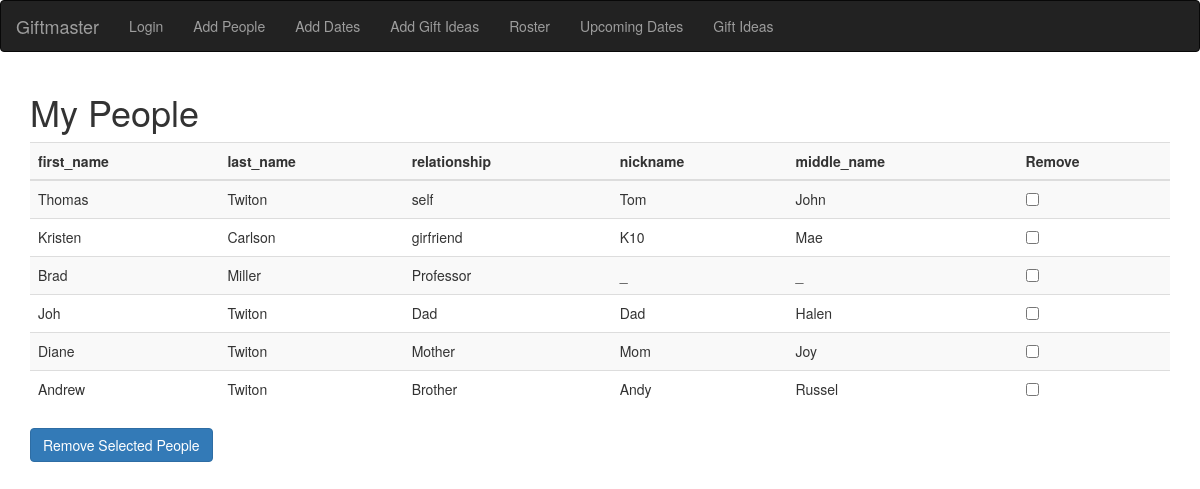
The app's page /roster, older data.
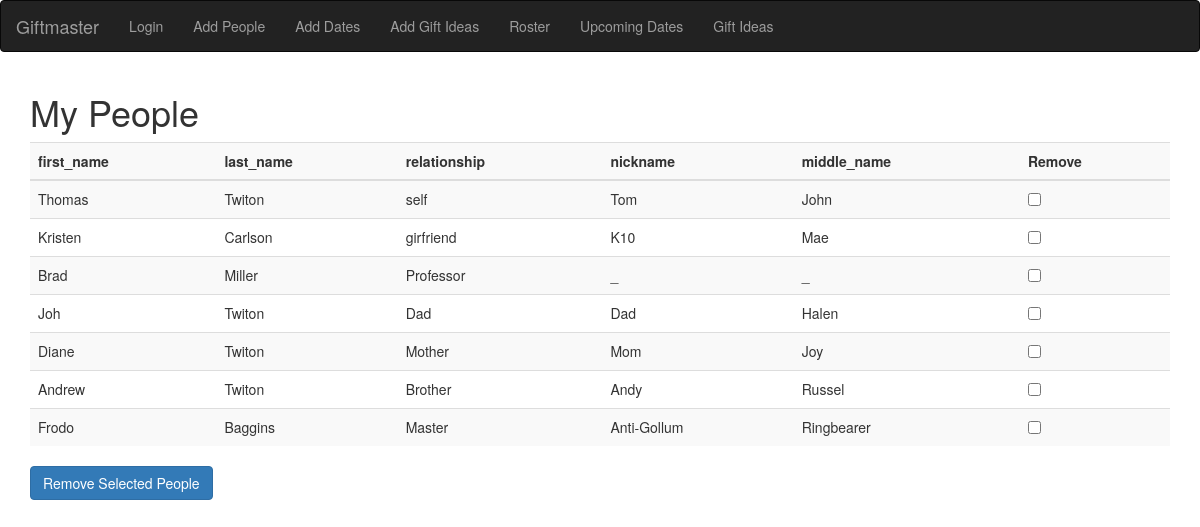
The same page, newer data.
### tables this page shows
CREATE TABLE roster_test (first_name text, last_name text, middle_name text, nickname text, relationship text, id text);

### giftapp.py (the view)
@app.route('/roster')
def getroster():
    conn = sqlite3.connect('giftmaster.db')
    cur = conn.cursor()
    cur.execute('select first_name, last_name, relationship, nickname, middle_name from '+ tables.roster)
    res = cur.fetchall()
    return render_template("roster.html", data = res, theader = cur)

### templates/roster.html
{% extends "base.html" %}
{% block content %}
<div class=container>
    <h1>My People</h1>
    <table class="table table-striped">
        <tr id=headers>
            <th>{{theader.description[0][0]}}</th>
            <th>{{theader.description[1][0]}}</th>
            <th>{{theader.description[2][0]}}</th>
            <th>{{theader.description[3][0]}}</th>
            <th>{{theader.description[4][0]}}</th>
            <th>Remove</th>
        </tr>
        <tbody id=mytable>
        {% for i in range(0, data|length)%}
        <tr>
            <td>{{data[i][0]}}</td>
            <td>{{data[i][1]}}</td>
            <td>{{data[i][2]}}</td>
            <td>{{data[i][3]}}</td>
            <td>{{data[i][4]}}</td>
            <td><input type="checkbox"></td>
        </tr>
        {% endfor %}
        </tbody>
    </table>
    <button onclick="deleter('roster')" class="btn btn-primary">Remove Selected People</button>
</div>
{% endblock %}

Row changes from the older to the newer data that the page shows:
added roster_test: first_name "Frodo", last_name "Baggins", relationship "Master", nickname "Anti-Gollum", middle_name "Ringbearer"
